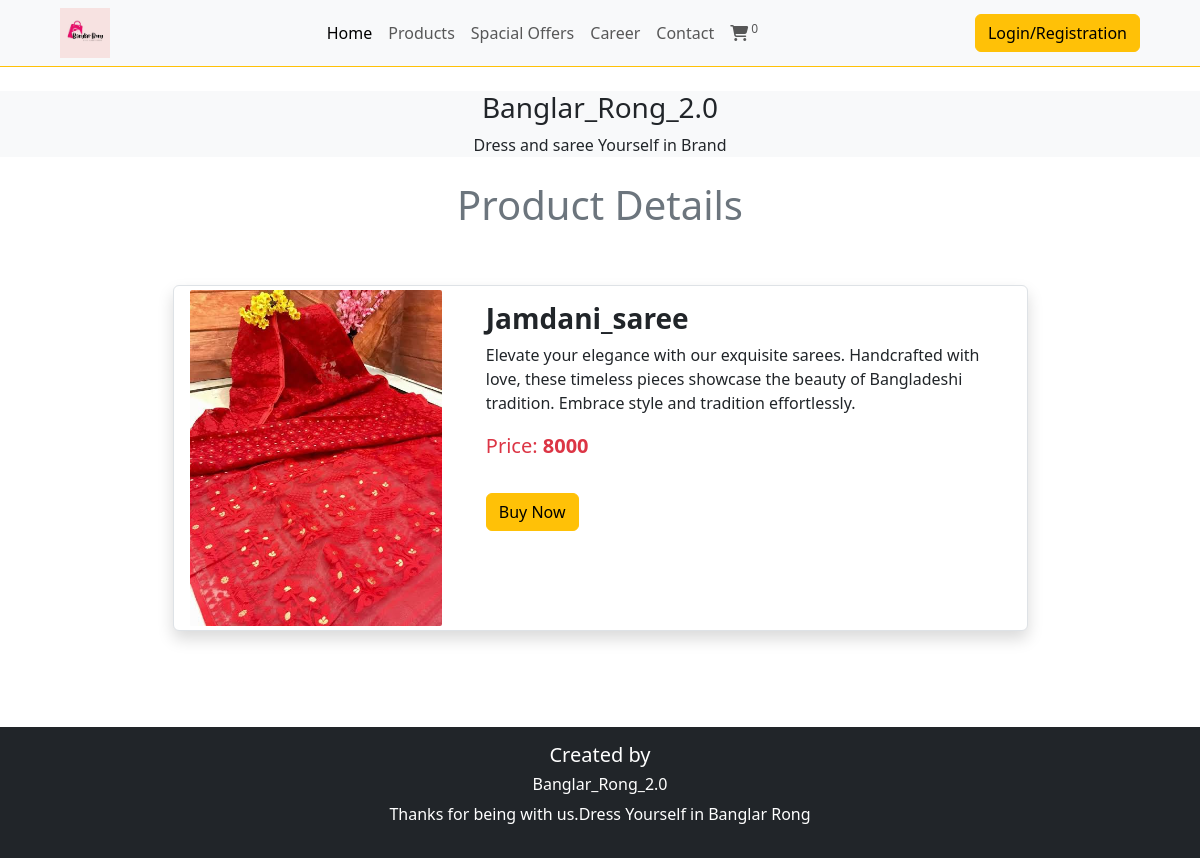
The app's page /product.php?id=8 with its own data.
### tables this page shows
CREATE TABLE `products` (
  `product_id` int(11) NOT NULL,
  `product_title` varchar(100) NOT NULL,
  `product_description` varchar(255) NOT NULL,
  `product_keywords` varchar(255) NOT NULL,
  `category_id` int(11) NOT NULL,
  `brand_id` int(11) NOT NULL,
  `product_image1` varchar(255) NOT NULL,
  `product_image2` varchar(255) NOT NULL,
  `product_image3` varchar(255) NOT NULL,
  `product_price` varchar(100) NOT NULL,
  `specialOffers` tinyint(1) NOT NULL,
  `offerRate` int(11) NOT NULL,
  `date` timestamp NOT NULL DEFAULT current_timestamp() ON UPDATE current_timestamp(),
  `status` varchar(100) NOT NULL
);

### product.php (the view, shortened to what this page needs)
<?php
require('navbar.php');
?>
<div class="container">
<h1 class="text-center text-secondary">Product Details</h1>
<div class="row">
<?php
if(isset($_GET['id'])){
$id = $_GET['id'];
global $con;
    $select_query = "Select * from `products` WHERE product_id=$id ";
$result_query = mysqli_query($con, $select_query);
while ($row = mysqli_fetch_assoc($result_query)) {
    $product_id = $row['product_id'];
    $product_title = $row['product_title'];
    $product_description = $row['product_description'];
    $product_image1 = $row['product_image1'];
    $product_price = $row['product_price'];
    $offerRate = $row['offerRate'];
    $affterOffer =$product_price-(($product_price*$offerRate)/100);;
    ?>
<div class="card w-75 m-auto my-5 shadow border">
    <div class="row">
<div class="col-md-4">
<img src="admin_area/product_images/<?php echo $product_image1;?>" class="rounded border-0 img-thumbnail" alt="...">
</div>
<div class="col-md-8">
  <div class="card-body">
    <h5 class="card-title fs-3 fw-bold"><?php echo $product_title;?></h5>
    <p class="card-text"><?php echo $product_description;?></p>
    <?php
    if( $offerRate>0)
    {
      ?>
    <p class='card-text text-danger fs-5  mt-0 '>Price: <span class='text-decoration-line-through text-secondary me-1 '><?php  echo $product_price ?></span> <span class='fw-bold'><?php  echo $affterOffer ?></span>
    </p>
    <?php
  }else
  {
    ?>
<p class='card-text text-danger fs-5  mt-0 '>Price:<span class='fw-bold'> <?php  echo $product_price ?></span>
    </p>
       <?php
  }
  ?>
    <a name="" class="btn btn-warning my-3" href="session/cardSession.php?now=true&&id=<?php echo $product_id; ?>" role="button">Buy Now</a>
  </div>
  </div>
  </div>
</div>
<?php
}
}
?>
</div>
</div>
<?php
require('footer.php')
?>

### style.css (style rules this page uses)
* { margin: 0; padding: 0; box-sizing: border-box; }

### records on screen
products: product_image1 (picture), product_title "Jamdani_saree", product_description "Elevate your elegance with our exquisite sarees. Handcrafted with love, these timeless pieces showcase the beauty of Bangladeshi tradition. Embrace style and tradition effortlessly.", product_price "8000"

### other values on screen
$numberOfProducts "0"
